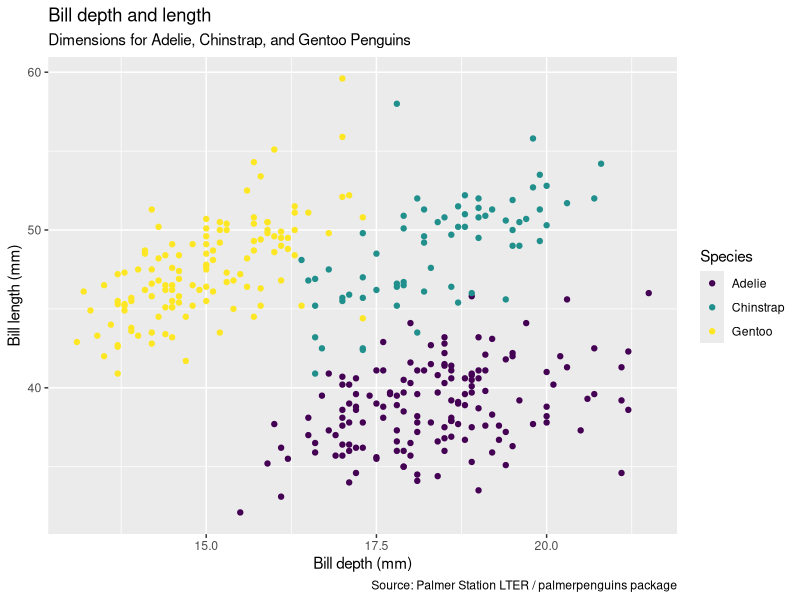
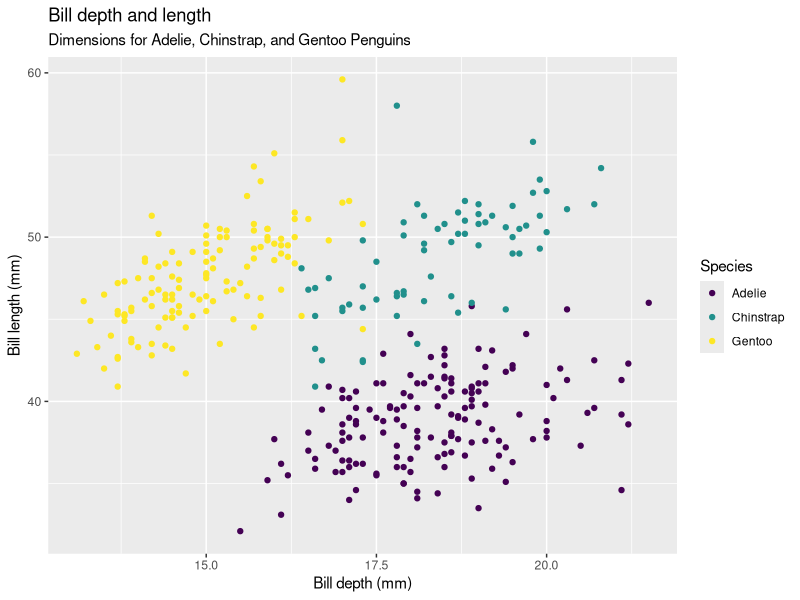
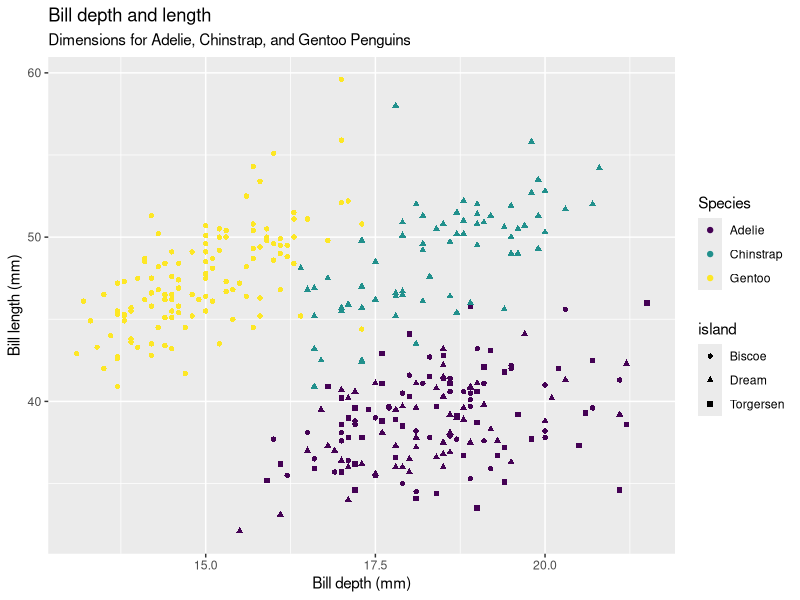
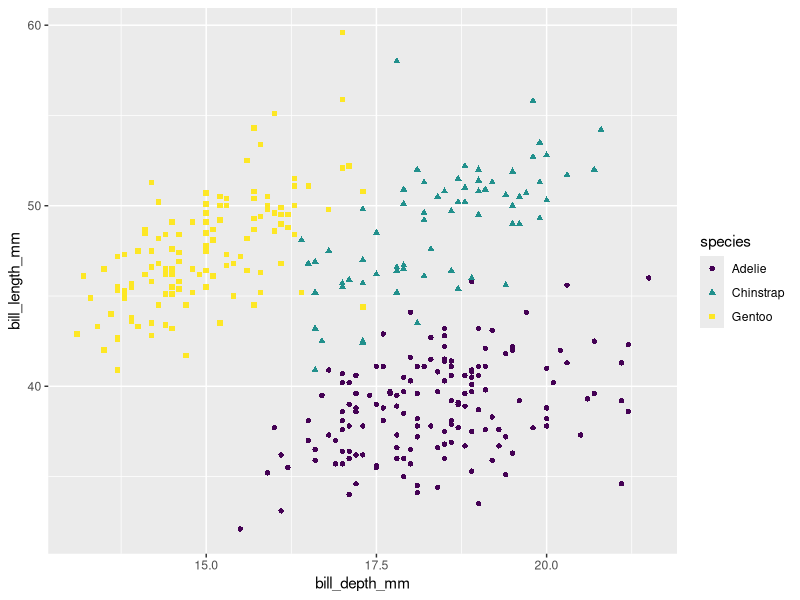
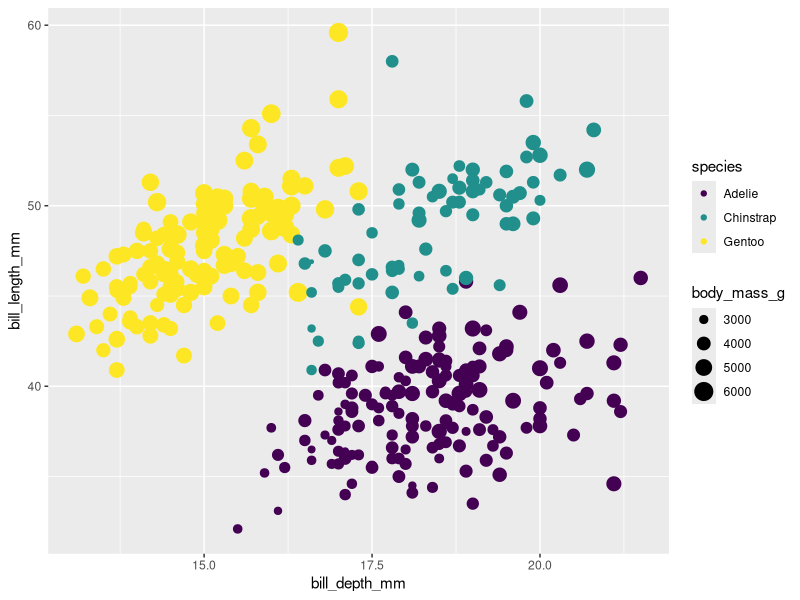
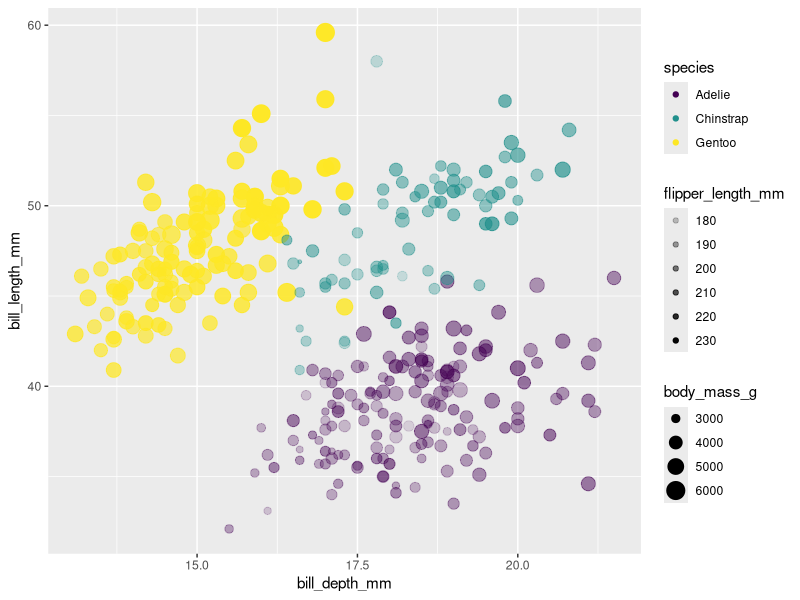
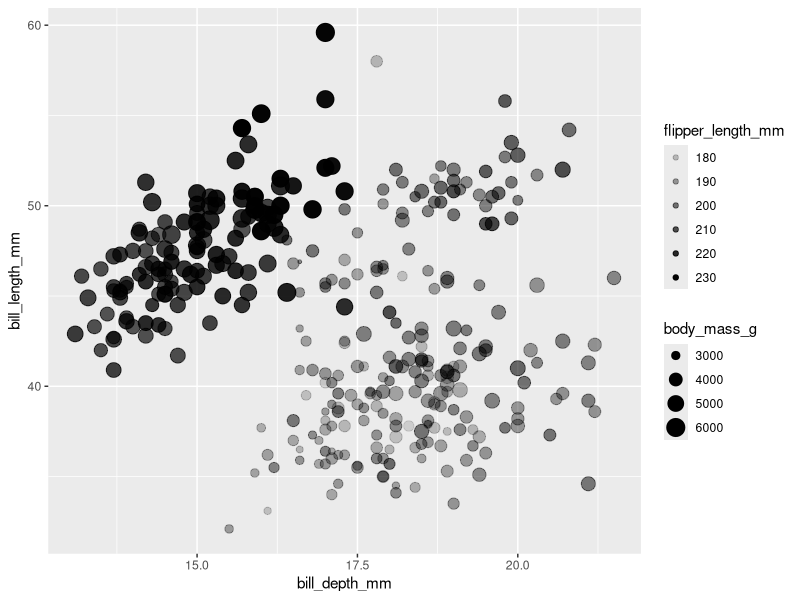
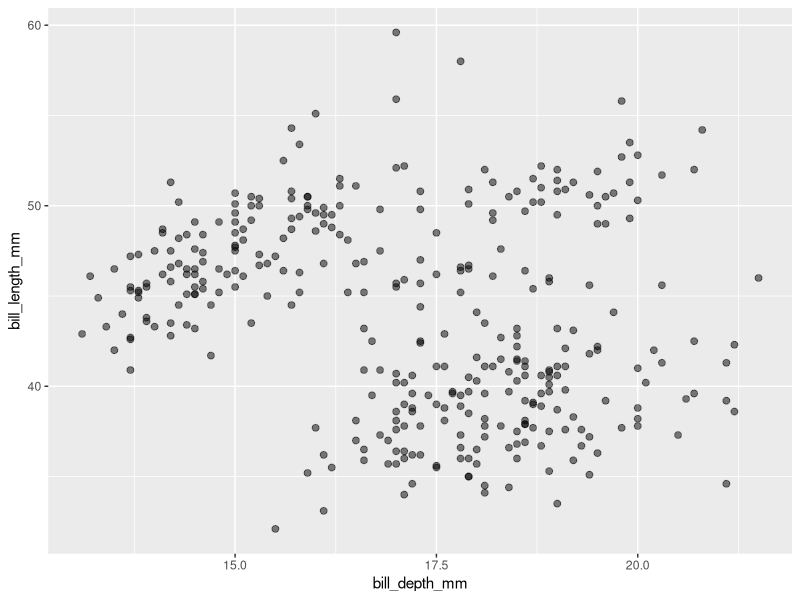

Source code (R) for these figures, in order:
### Penguins_Class_Activity #########
### Created by: Alyssa Cohen
### Created on: 2021-02-08
~~~~~~~~~~~~~~~~~~~~~~~~~~~~~~~~~~~~~~~~~~~~~~~~~~~~~~~
  
  
### Load Libraries ########

install.packages("palmerpenguins")
library(palmerpenguins)
library(tidyverse)
library(here)

### Add data ################
glimpse(penguins)

### ggplot ##################
ggplot(data=penguins, 
       mapping = aes(x = bill_depth_mm, 
                     y = bill_length_mm,
                     color = species)) +
  geom_point() +
  labs(title = "Bill depth and length",
       subtitle = "Dimensions for Adelie, Chinstrap, and Gentoo Penguins",
       x = "Bill depth (mm)", y = "Bill length (mm)",
       color = "Species",
       caption = "Source: Palmer Station LTER / palmerpenguins package")+
  scale_color_viridis_d()


### Aesthetic  Options ########

#### Color ##########
ggplot(data=penguins, 
       mapping = aes(x = bill_depth_mm,
                     y = bill_length_mm,
                     color = species)) +
  geom_point()+
  labs(title = "Bill depth and length",
       subtitle = "Dimensions for Adelie, Chinstrap, and Gentoo Penguins",
       x = "Bill depth (mm)", y = "Bill length (mm)",
       color = "Species") +
  scale_color_viridis_d()

#### Shape ##########
ggplot(data=penguins, 
       mapping = aes(x = bill_depth_mm,
                     y = bill_length_mm,
                     color = species,
                     shape = island
       )) +
  geom_point()+
  labs(title = "Bill depth and length",
       subtitle = "Dimensions for Adelie, Chinstrap, and Gentoo Penguins",
       x = "Bill depth (mm)", 
       y = "Bill length (mm)",
       color = "Species") +
  scale_color_viridis_d()

#shape and color to same variable
ggplot(data=penguins, 
       mapping = aes(x = bill_depth_mm,
                     y = bill_length_mm,
                     color = species,
                     shape = species
       )) +
  geom_point()+
  scale_color_viridis_d()


#### Size ##########
ggplot(data=penguins, 
       mapping = aes(x = bill_depth_mm,
                     y = bill_length_mm,
                     color = species,
                     size = body_mass_g
       )) +
  geom_point()+
  scale_color_viridis_d()


#### Alpha (transparency) ##########
ggplot(data=penguins, 
       mapping = aes(x = bill_depth_mm,
                     y = bill_length_mm,
                     color = species,
                     size = body_mass_g,
                     alpha = flipper_length_mm
       )) +
  geom_point()+
  scale_color_viridis_d()

#### Mapping vs Setting ###########
#mapping
ggplot(data=penguins, 
       mapping = aes(x = bill_depth_mm,
                     y = bill_length_mm,
                     size = body_mass_g,
                     alpha = flipper_length_mm
       )) +
  geom_point()

#setting
ggplot(data=penguins, 
       mapping = aes(x = bill_depth_mm,
                     y = bill_length_mm)) +
  geom_point(size = 2, alpha = 0.5)


### Faceting #########################
####### facet_grid ########
# sex on top
# make multiple plots groups by 
## species on the y (rows) and and sex on the x (columns)
ggplot(penguins, 
       aes(x = bill_depth_mm,
           y = bill_length_mm))+
  geom_point()+
  facet_grid(species~sex)

# species on top
# make multiple plots groups 
## by sex on the y (rows) and and species on the x (columns)
ggplot(penguins, 
       aes(x = bill_depth_mm,
           y = bill_length_mm))+
  geom_point()+
  facet_grid(sex~species)

####### facet_wrap ########
# 3 columns 
ggplot(penguins, aes(x = bill_depth_mm, y = bill_length_mm)) + 
  geom_point() +
  facet_wrap(~ species)

# make it two columns
ggplot(penguins, aes(x = bill_depth_mm, y = bill_length_mm)) + 
  geom_point() +
  facet_wrap(~ species, ncol=2) 

####### facet and color ########
ggplot(data=penguins, 
       mapping = aes(x = bill_depth_mm,
                     y = bill_length_mm,
                     color = species,
       )) +
  geom_point()+
  scale_color_viridis_d()+
  facet_grid(species~sex)

####### facet + color + remove legend ########
ggplot(data=penguins, 
       mapping = aes(x = bill_depth_mm,
                     y = bill_length_mm,
                     color = species,
       )) +
  geom_point()+
  scale_color_viridis_d()+
  facet_grid(species~sex)+
  guides(color = FALSE)

